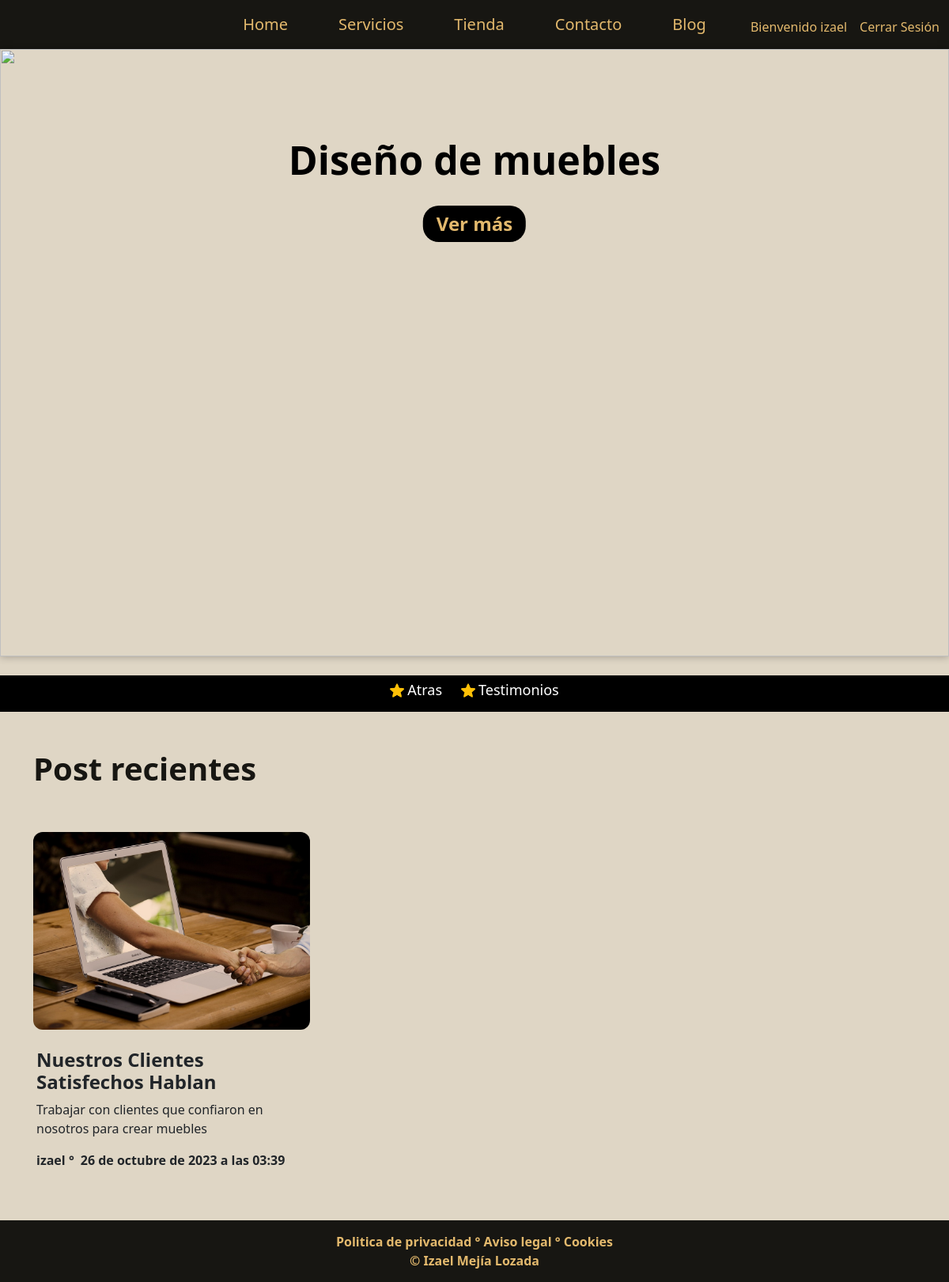
/blog/categoria/3/ (signed in), run on the app's committed database.
### blog/models.py (models this page shows, shortened)
class Categoria (models.Model):
    nombre = models.CharField(max_length=50)
    created = models.DateTimeField(auto_now_add=True)
    updated = models.DateTimeField(auto_now=True)
    class Meta:
        verbose_name = 'categoria'    # Especifica el nombre singular que tendrá en la base de datos
        verbose_name_plural = 'categorias'  # Especifica el nombre plural que tendrá en la base de datos

class Post(models.Model):
    titulo = models.CharField(max_length=50)
    contenido = models.CharField(max_length=260)
    imagen = models.ImageField(upload_to='blog', null=True , blank=True)
    autor= models.ForeignKey(User, on_delete=models.CASCADE)
    categorias=models.ManyToManyField(Categoria)
    created = models.DateTimeField(auto_now_add=True)
    updated = models.DateTimeField(auto_now=True)
    class Meta:
        verbose_name = 'post'    # nombre tendra en base de datos
        verbose_name_plural = 'posts'  # Especifica el nombre plural que tendrá en la base de datos

### blog/views.py (the view)
# urls.py: path('categoria/<int:categoria_id>/', views.categoria, name="categoria"),
def categoria(request, categoria_id):
    categoria = Categoria.objects.get(id=categoria_id)  #cuando hace clik en enlace obtiene categoria
    posts = Post.objects.filter(categorias = categoria)  #otiene posts de esa categoria filtrada
    return render (request, "blog/categorias.html", {"categoria": categoria, "posts":posts}) #muestra categoria filtrada y sus posts

### carro/context_processor.py (called while the page is built)
def importe_total_carro(request):
    carro = Carro(request)
    total=0
    if request.user.is_authenticated: #saber si esta autenticado el usuario
        for key, value in request.session["carro"].items(): #recorrer el carro
            total=total+float(value["precio"])  #sumar el precio de cada producto
    else:
        for key, value in request.session["carro"].items(): #recorrer el carro
            total=total+float(value["precio"])  #sumar el precio de cada producto
    return {"importe_total_carro":total} #retornar el total del carro

### blog/templates/blog/categorias.html
{% extends "ProyectoWebApp/base.html" %}
{% load static %}
{% block content  %}
<div class="d-flex justify-content-center gap-4 mt-4  fw-bolder contenedorCategorias  ">
  {% for post in posts %}
    {% for categoria in post.categorias.all %}
    <div class="contenedorCategorias d-flex align-items-center m-2 flex-wrap ">
      <img src="{% static 'ProyectoWebApp/img/estellaAmarilla.png' %}" alt=""
        class="imgCategorias ">
      <a href="{% url 'blog' %}"><h4 class="textoCategorias me-4">Atras</h4></a>
      <img src="{% static 'ProyectoWebApp/img/estellaAmarilla.png' %}" alt=""
        class="imgCategorias ">
      <a href=""><h4 class="textoCategorias "> {{categoria.nombre}}</h4></a>
    </div>
    {% endfor %}
  {% endfor %}
</div>
  <div class="container text-center">
    <div class="row">
      <h2 class="text-start mt-5  fw-bold  fs-1 titleBlog">Post recientes</h2>
    {% for post in posts %}
      <div class="col d-flex mt-5 ">
        <div class="d-flex flex-column containerPost justify-content-start align-items-start ">
          <div class="">
            <img src="{{post.imagen.url}}" alt="{{post.titulo}}" class="imgPost">
          </div>
          <div class="containerPost d-flex flex-column text-start a">
            <div class="d-flex flex-column align-items-start ms-1 mt-4">
              <h4 class="fw-bolder fs-4">{{post.titulo}}</h4>
              <p class="fw-normal fs-6 text">{{post.contenido}}</p>
            </div>
            <div class="d-flex gap-2 ms-1">
              <p>
                <span class="fw-semibold">{{post.autor}}</span>
                <span class="fw-bold ">°</span>
              </p>
              <p class="fw-semibold">{{post.created}}</p>
            </div>
          </div>
        </div>
      </div>
    {% endfor%}
    </div>
  </div>
{% endblock  %}

### ProyectoWebApp/templates/ProyectoWebApp/base.html (shortened to what this page needs)
<!DOCTYPE html>
<html lang="en">
<head>
  {% load static %}
  <link href="https://cdn.jsdelivr.net/npm/bootstrap@5.3.2/dist/css/bootstrap.min.css" rel="stylesheet">
  <link rel="stylesheet" href="{% static 'ProyectoWebApp/css/gestion.css' %}">
</head>
<body>
  <header>
      <nav class=" navbar navbar-expand-lg colorNav">
        <div class="container-fluid ">
          <div class="collapse navbar-collapse position-relative" id="navbarNavAltMarkup">
            <div class="navbar-nav mx-auto fs-5 justify-content-between">
                <a class="nav-link colorTextCremirta mx-4" aria-current="page" href="{% url 'home' %}">Home</a>
                <a class="nav-link colorTextCremirta mx-4" href="{% url 'servicios' %}">Servicios</a>
                <a class="nav-link colorTextCremirta mx-4" href="{% url 'tienda' %}">Tienda</a>
                <a class="nav-link colorTextCremirta mx-4" href="{% url 'contacto' %}">Contacto</a>
                <a class="nav-link colorTextCremirta mx-4" href="{% url 'blog' %}">Blog</a>
            </div>
            <div class="d-flex align-items-end justify-content-end position-absolute" style="right: 0; bottom: 0; margin-bottom: 8px;">
                <p class="fs-6  me-3 mb-0">
                  {% if user.is_authenticated %}
                    <div class="d-flex ">
                      <p class="colorTextCremirta mb-0 me-3 pe-none">Bienvenido {{user.username}}</p>
                      <a class="text-decoration-none colorTextCremirta" href="{% url 'cerrar_session' %}">Cerrar Sesión</a>
                    </div>
                  {% else %}
                    <a class="me-3 colorTextCremirta text-decoration-none" href="{% url 'autenticacion' %}">Registrar</a>
                    <a class="colorTextCremirta text-decoration-none" href="{% url 'logear' %}">Login</a>
                  {% endif %}
                </p>
            </div>
        </div>
      </nav>
      <div class="containerFirst position-relative ">
        <img src="{% static 'ProyectoWebApp/img/bg_initial2.jpg' %}" alt="" class=" containerFirst-img object-fit-cover ">
        <div class="containerFirst-Text position-absolute  text-center">
          <h1 class="containerFirst-Title">Diseño de muebles</h1>
          <button class="containerFirst-button">Ver más</button>
        </div>
      </div>
  </header>
  {% block content %}
  {% endblock %}
  <footer class="colorNav mt-5">
    <div class="text-center d-flex flex-column justify-content-center ">
      <p class="fw-bold colorTextCremirta  m-0">Politica de privacidad ° Aviso legal ° Cookies</p>
      <p class="fw-bold colorTextCremirta m-0">© Izael Mejía Lozada</p>
    </div>
  </footer>
</body>
</html>

### ProyectoWebApp/static/ProyectoWebApp/css/gestion.css (style rules this page uses)
:root { --color-cremitra: #dfd6c5; --color-verdeFuerte: #171612; --color-cremitaPiel: #e3b96d; --color-negro: #000; --font-size-base: 16px; }
html, body { margin: 0; padding: 0; height: 100%; background-color: var(--color-cremitra); }
.colorNav { background-color: var(--color-verdeFuerte); }
.colorTextCremirta { color: var(--color-cremitaPiel); }
.containerFirst { width: 100%; height: 100%; }
.containerFirst-img { width: 100%; height: 768px; box-shadow: 0 0 10px rgba(0, 0, 0, 0.3); }
.containerFirst-Text { position: absolute; top: 23%; left: 50%; transform: translate(-50%, -50%); text-align: center; }
.containerFirst-Title { color: var(--color-negro); font-weight: 700; font-size: 50px; }
.containerFirst-button { border-style: none; font-size: 24px; color: var(--color-cremitaPiel); border-radius: 20px; width: 130px; padding: 5px; background-color: var(--color-negro); margin-top: 20px; font-weight: 600; }
footer { background-color: #333; color: #fff; text-align: center; width: 100%; padding: 15px; }
.contenedorCategorias { background-color: var(--color-negro); color: #fff; }
.textoCategorias { font-size: 18px; transition: color 0.1s, font-weight 0.1s; }
.titleBlog { color: var(--color-verdeFuerte); }
.imgCategorias { width: 18px; height: 18px; margin-top: 0; margin-right: 4px; margin-bottom: .5rem; font-weight: 500; line-height: 1.2; }
.containerPost { width: 350px; }
.imgPost { width: 350px; height: 250px; object-fit: cover; border-radius: 12px; }
.contenedorCategorias a { text-decoration: none; color: inherit; }

### data on the page
Post: imagen (picture), titulo "Nuestros Clientes Satisfechos Hablan", contenido "Trabajar con clientes que confiaron en nosotros para crear muebles", autor "izael", created "26 de octubre de 2023 a las 03:39"
Categoria: nombre "Testimonios"

### other printed values
{{ user.username }} "izael"
